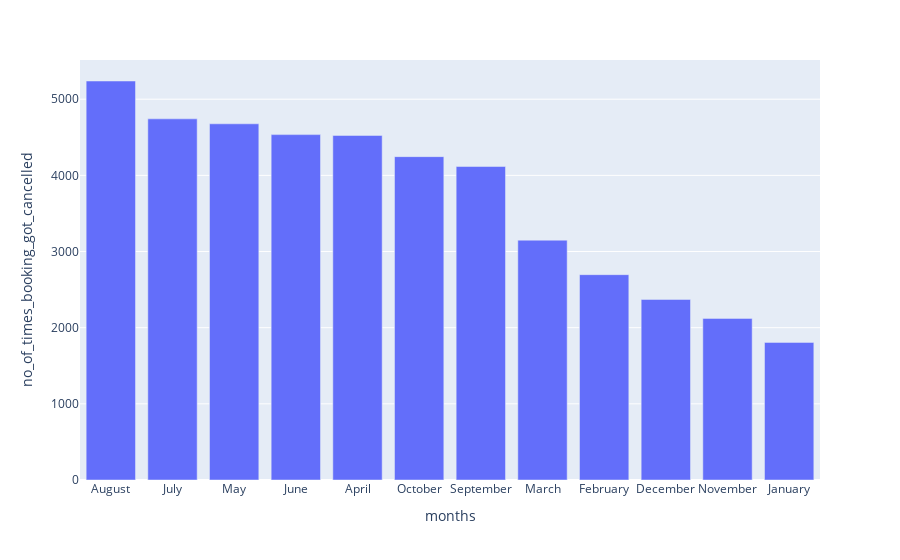

Notebook source saved alongside this figure:
### Code cell
px.bar(months_cancelled,x='months',y='no_of_times_booking_got_cancelled')

### Figure 1 — Plotly figure (JSON) as saved in the notebook; plotly's stock layout.template omitted (floating-point values rounded to 4 significant figures)
{"data": [{"alignmentgroup": "True", "hovertemplate": "months=%{x}<br>no_of_times_booking_got_cancelled=%{y}<extra></extra>", "legendgroup": "", "marker": {"color": "#636efa", "pattern": {"shape": ""}}, "name": "", "offsetgroup": "", "orientation": "v", "showlegend": false, "textposition": "auto", "type": "bar", "x": ["August", "July", "May", "June", "April", "October", "September", "March", "February", "December", "November", "January"], "xaxis": "x", "y": [5239, 4742, 4677, 4535, 4524, 4246, 4116, 3149, 2696, 2371, 2122, 1807], "yaxis": "y"}], "layout": {"barmode": "relative", "legend": {"tracegroupgap": 0}, "margin": {"t": 60}, "xaxis": {"anchor": "y", "domain": [0, 1], "title": {"text": "months"}}, "yaxis": {"anchor": "x", "domain": [0, 1], "title": {"text": "no_of_times_booking_got_cancelled"}}}}
